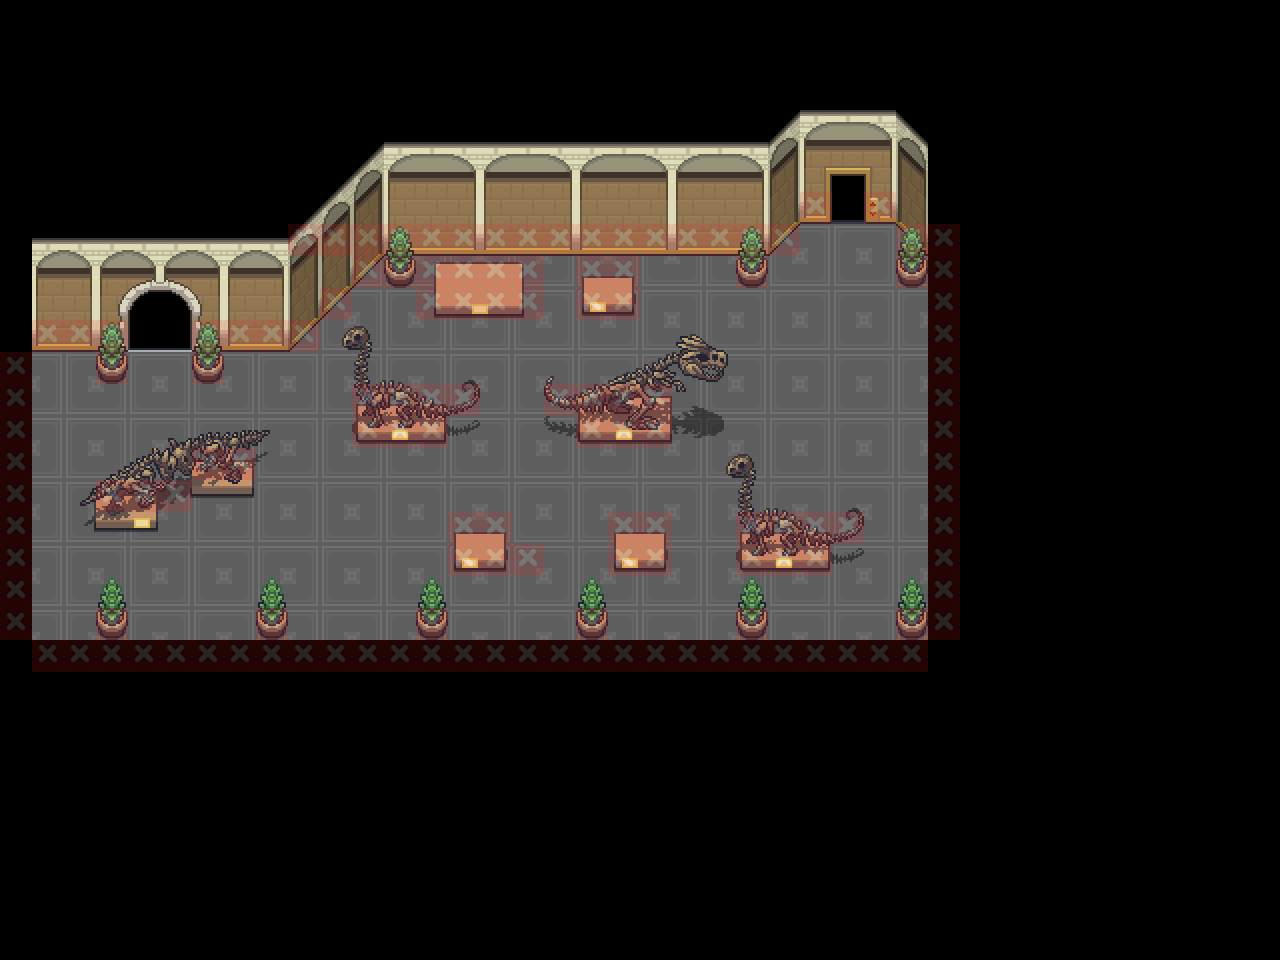

A level layout from a 2D game, rendered from its tile map. Below: a short description, then the map file with tile-grid data replaced by summaries:
An orthogonal 40x30 tile map with 32x32 px tiles, 23 tile layers (Floor_0, Terrain_0, Watershore_0, Building_0, ...), 8 tilesets.

<map version="1.10" tiledversion="1.10.2" orientation="orthogonal" renderorder="right-down" width="40" height="30" tilewidth="32" tileheight="32" infinite="0" nextlayerid="36" nextobjectid="1">
 <tileset firstgid="1" source="../Tilesets/forest.tsx" />
 <tileset firstgid="5001" source="../Tilesets/passages.tsx" />
 <tileset firstgid="5145" source="../Tilesets/systemtags.tsx" />
 <tileset firstgid="5273" source="../Tilesets/terrain_tag.tsx" />
 <tileset firstgid="5289" source="../Tilesets/nature_basics.tsx" />
 <tileset firstgid="15273" source="../Tilesets/terrain_basics.tsx" />
 <tileset firstgid="21039" source="../Tilesets/common_assets.tsx" />
 <tileset firstgid="31023" source="../Tilesets/musee no fossils interiors.tsx" />
 <layer id="1" name="Floor_0" width="40" height="30">
  <data>[1200 cells, 414 non-empty, 5 distinct tile ids]</data>
 </layer>
 <layer id="19" name="Terrain_0" width="40" height="30">
  <data>[1200 cells, 0 non-empty, 0 distinct tile ids]</data>
 </layer>
 <layer id="35" name="Watershore_0" width="40" height="30">
  <data>[1200 cells, 0 non-empty, 0 distinct tile ids]</data>
 </layer>
 <layer id="25" name="Building_0" width="40" height="30">
  <data>[1200 cells, 120 non-empty, 53 distinct tile ids]</data>
 </layer>
 <layer id="9" name="Tree_0" width="40" height="30">
  <data>[1200 cells, 0 non-empty, 0 distinct tile ids]</data>
 </layer>
 <layer id="21" name="Furniture_0" width="40" height="30">
  <data>[1200 cells, 45 non-empty, 28 distinct tile ids]</data>
 </layer>
 <group id="2" name="Z=0" />
 <layer id="26" name="Building_1" width="40" height="30">
  <data>[1200 cells, 0 non-empty, 0 distinct tile ids]</data>
 </layer>
 <layer id="10" name="Tree_1" width="40" height="30">
  <data>[1200 cells, 0 non-empty, 0 distinct tile ids]</data>
 </layer>
 <layer id="22" name="Furniture_1" width="40" height="30">
  <data>[1200 cells, 3 non-empty, 3 distinct tile ids]</data>
 </layer>
 <group id="3" name="Z=1" />
 <layer id="27" name="Building_2" width="40" height="30">
  <data>[1200 cells, 0 non-empty, 0 distinct tile ids]</data>
 </layer>
 <layer id="11" name="Tree_2" width="40" height="30">
  <data>[1200 cells, 0 non-empty, 0 distinct tile ids]</data>
 </layer>
 <layer id="23" name="Furniture_2" width="40" height="30">
  <data>[1200 cells, 50 non-empty, 31 distinct tile ids]</data>
 </layer>
 <group id="4" name="Z=2" />
 <layer id="28" name="Building_3" width="40" height="30">
  <data>[1200 cells, 0 non-empty, 0 distinct tile ids]</data>
 </layer>
 <layer id="12" name="Tree_3" width="40" height="30">
  <data>[1200 cells, 0 non-empty, 0 distinct tile ids]</data>
 </layer>
 <layer id="24" name="Furniture_3" width="40" height="30">
  <data>[1200 cells, 31 non-empty, 24 distinct tile ids]</data>
 </layer>
 <group id="5" name="Z=3" />
 <layer id="29" name="Building_4" width="40" height="30">
  <data>[1200 cells, 0 non-empty, 0 distinct tile ids]</data>
 </layer>
 <layer id="13" name="Tree_4" width="40" height="30">
  <data>[1200 cells, 0 non-empty, 0 distinct tile ids]</data>
 </layer>
 <layer id="34" name="Furniture_4" width="40" height="30">
  <data>[1200 cells, 16 non-empty, 14 distinct tile ids]</data>
 </layer>
 <group id="6" name="Z=4" />
 <layer id="30" name="Building_5" width="40" height="30">
  <data>[1200 cells, 0 non-empty, 0 distinct tile ids]</data>
 </layer>
 <layer id="32" name="Tree_5" width="40" height="30">
  <data>[1200 cells, 0 non-empty, 0 distinct tile ids]</data>
 </layer>
 <layer id="33" name="Furniture_5" width="40" height="30">
  <data>[1200 cells, 0 non-empty, 0 distinct tile ids]</data>
 </layer>
 <group id="31" name="Z=5" />
 <layer id="8" name="systemtags" width="40" height="30">
  <data>[1200 cells, 0 non-empty, 0 distinct tile ids]</data>
 </layer>
 <layer id="7" name="passages" width="40" height="30" opacity="0.15">
  <data>[1200 cells, 136 non-empty, 1 distinct tile ids]</data>
 </layer>
</map>
